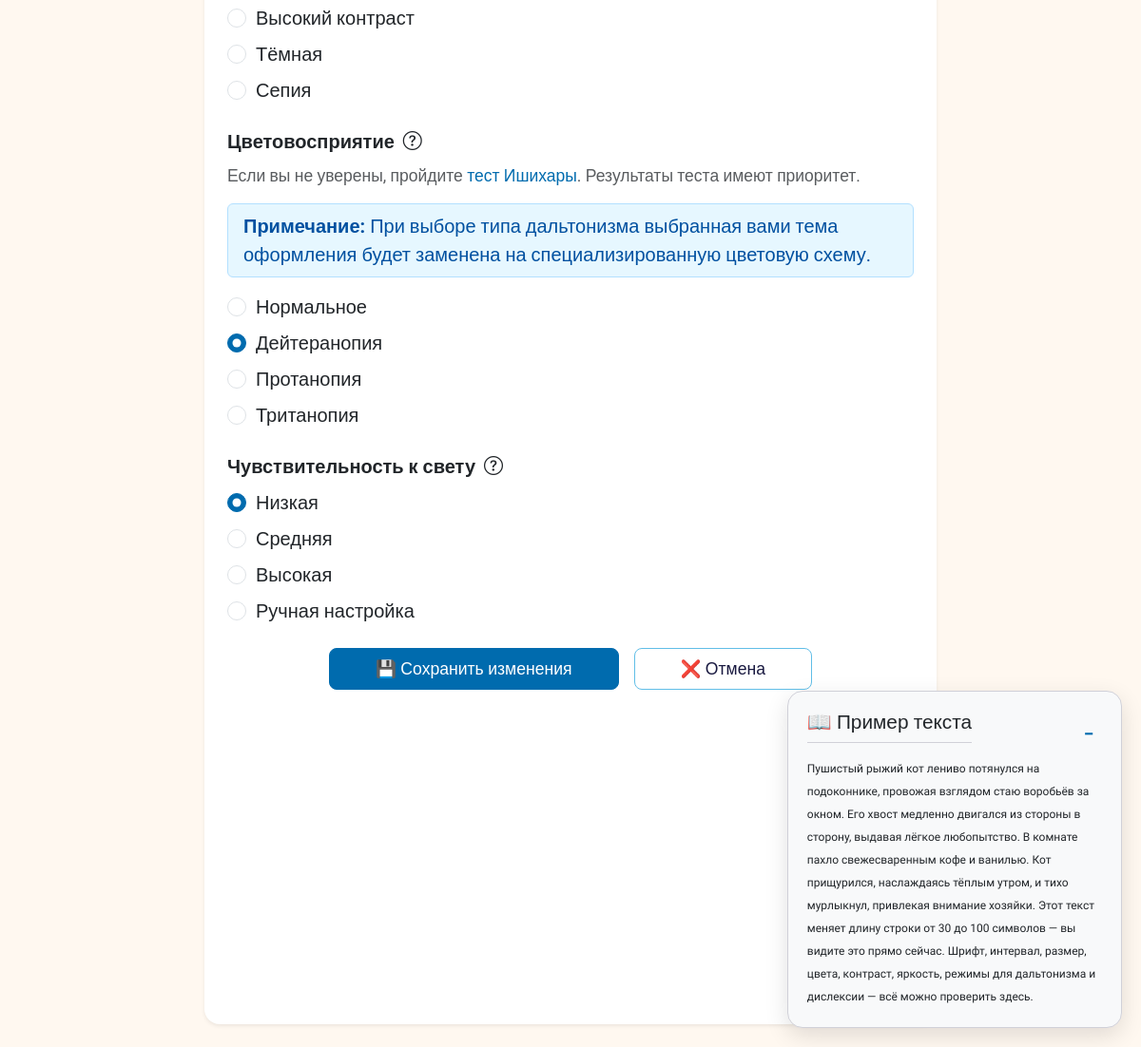
Page /profile/edit (signed in, lower part) on the earlier database version.
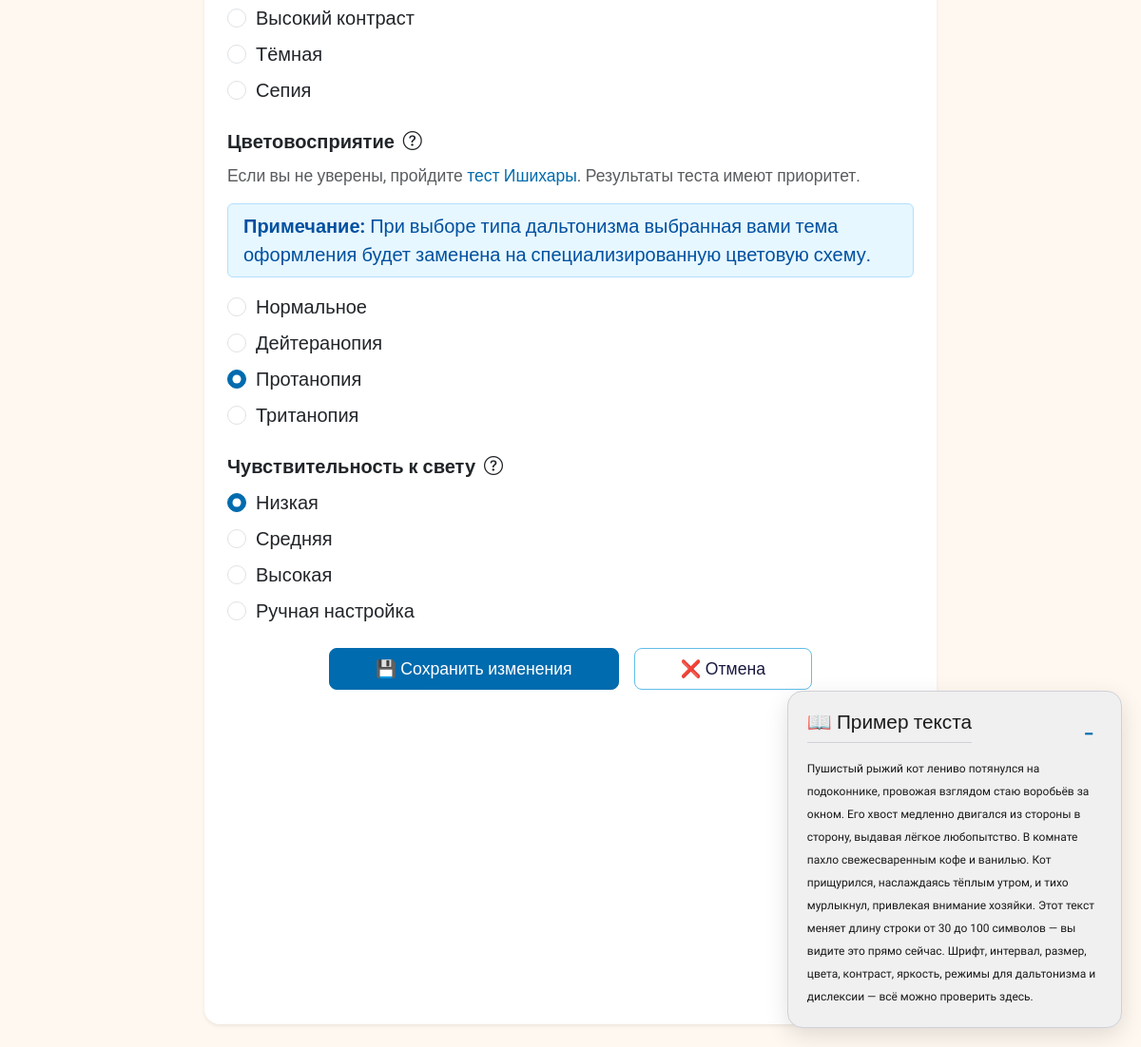
Same page on the later database version.
### app.py (models this page shows, shortened)
class User(db.Model):
    id = db.Column(db.Integer, primary_key=True)
    username = db.Column(db.String(80), unique=True, nullable=False, default='user1')
    password_hash = db.Column(db.String(200))
    contrast = db.Column(db.String(20))       # 'high', 'medium', 'low'
    color_vision = db.Column(db.String(20))   # 'normal', 'deutan', 'protan', 'tritan'
    font_pref = db.Column(db.String(20))      # 'small', 'medium', 'large'
    font_size_px = db.Column(db.Integer, default=16)
    theme_pref = db.Column(db.String(20))     # 'light', 'dark', 'sepia', 'high_contrast'
    line_height = db.Column(db.String(20), default='normal')      # 'normal' или 'large'
    color_blindness_type = db.Column(db.String(20), default='none')   # 'none', 'protanopia', 'deuteranopia', 'tritanopia'
    has_dyslexia = db.Column(db.Boolean, default=False)
    light_sensitivity_level = db.Column(db.String(20), default='low')   # 'low', 'medium', 'high'
    preferred_font = db.Column(db.String(50), default='Roboto')
    contrast_sensitivity = db.Column(db.Integer, default=50)
    brightness_preference = db.Column(db.Integer, default=50)
    preferred_line_width_ch = db.Column(db.Integer, default=66)
    ui_theme = db.Column(db.String(20), default='light')      # 'light', 'dark', 'mono'
    ui_font_size = db.Column(db.String(20), default='medium') # 'small', 'medium', 'large'
    created_at = db.Column(db.DateTime, default=datetime.utcnow)

### app.py (the view, shortened to what this page needs)
@app.route('/profile/edit', methods=['GET', 'POST'])
def edit_profile():
    if 'user_id' not in session:
        return redirect(url_for('login'))
    user = User.query.get(session['user_id'])
    if not user:
        return redirect(url_for('login'))
    return render_template('profile_edit.html', user=user)

### app.py (called while the page is built)
@app.context_processor
def inject_ui_settings():
    ui_theme = 'light'
    ui_font_size = 'medium'
    if 'user_id' in session:
        user = User.query.get(session['user_id'])
        if user:
            ui_theme = getattr(user, 'ui_theme', 'light')
            ui_font_size = getattr(user, 'ui_font_size', 'medium')
    return dict(ui_theme=ui_theme, ui_font_size=ui_font_size)

### templates/profile_edit.html (shortened to what the changed rows need)
{% extends "base.html" %}
{% block content %}
<div class="row justify-content-center">
    <div class="col-lg-10">
        <form method="POST" action="{{ url_for('edit_profile') }}">
            <div class="demo-fixed" id="demoPreview">
                <div class="header-wrapper">
                    <h4>📖 Пример текста</h4>
                    <button type="button" class="collapse-btn" id="collapseDemoBtn" aria-label="Свернуть">−</button>
                </div>
                <div class="demo-text" id="demoText">
                    Пушистый рыжий кот лениво потянулся на подоконнике, провожая взглядом стаю воробьёв за окном. Его хвост медленно двигался из стороны в сторону, выдавая лёгкое любопытство. В комнате пахло свежесваренным кофе и ванилью. Кот прищурился, наслаждаясь тёплым утром, и тихо мурлыкнул, привлекая внимание хозяйки. Этот текст меняет длину строки от 30 до 100 символов — вы видите это прямо сейчас. Шрифт, интервал, размер, цвета, контраст, яркость, режимы для дальтонизма и дислексии — всё можно проверить здесь.
                </div>
            </div>
            <div class="edit-content-wrapper">
                <div class="card border-0 shadow-sm rounded-4 mb-4">
                    <div class="card-body p-4">
                    <div class="mb-4">
                        <div>
                            <div class="form-check mb-2">
                                <input class="form-check-input" type="radio" name="theme" id="theme_high" value="high" {% if user.theme_pref == 'high' %}checked{% endif %}>
                                <label class="form-check-label" for="theme_high">Высокий контраст</label>
                            </div>
                            <div class="form-check mb-2">
                                <input class="form-check-input" type="radio" name="theme" id="theme_dark" value="dark" {% if user.theme_pref == 'dark' %}checked{% endif %}>
                                <label class="form-check-label" for="theme_dark">Тёмная</label>
                            </div>
                            <div class="form-check">
                                <input class="form-check-input" type="radio" name="theme" id="theme_sepia" value="sepia" {% if user.theme_pref == 'sepia' %}checked{% endif %}>
                                <label class="form-check-label" for="theme_sepia">Сепия</label>
                            </div>
                        </div>
                    </div>
                    <div class="mb-4">
                        <div>
                            <div class="form-check mb-2">
                                <input class="form-check-input" type="radio" name="color_vision" id="color_normal" value="normal" {% if user.color_vision == 'normal' %}checked{% endif %}>
                                <label class="form-check-label" for="color_normal">Нормальное</label>
                            </div>
                            <div class="form-check mb-2">
                                <input class="form-check-input" type="radio" name="color_vision" id="color_deutan" value="deutan" {% if user.color_vision == 'deutan' %}checked{% endif %}>
                                <label class="form-check-label" for="color_deutan">Дейтеранопия</label>
                            </div>
                            <div class="form-check mb-2">
                                <input class="form-check-input" type="radio" name="color_vision" id="color_protan" value="protan" {% if user.color_vision == 'protan' %}checked{% endif %}>
                                <label class="form-check-label" for="color_protan">Протанопия</label>
                            </div>
                            <div class="form-check">
                                <input class="form-check-input" type="radio" name="color_vision" id="color_tritan" value="tritan" {% if user.color_vision == 'tritan' %}checked{% endif %}>
                                <label class="form-check-label" for="color_tritan">Тританопия</label>
                            </div>
                        </div>
                    </div>
                    <div class="mb-4">
                        <div>
                            <div class="form-check mb-2">
                                <input class="form-check-input" type="radio" name="light_sensitivity_level" id="light_low" value="low" {% if user.light_sensitivity_level == 'low' %}checked{% endif %}>
                                <label class="form-check-label" for="light_low">Низкая</label>
                            </div>
                            <div class="form-check mb-2">
                                <input class="form-check-input" type="radio" name="light_sensitivity_level" id="light_medium" value="medium" {% if user.light_sensitivity_level == 'medium' %}checked{% endif %}>
                                <label class="form-check-label" for="light_medium">Средняя</label>
                            </div>
                            <div class="form-check mb-2">
                                <input class="form-check-input" type="radio" name="light_sensitivity_level" id="light_high" value="high" {% if user.light_sensitivity_level == 'high' %}checked{% endif %}>
                                <label class="form-check-label" for="light_high">Высокая</label>
                            </div>
                        </div>
                    </div>
            </div>
        </form>
    </div>
</div>
{% endblock %}

Differences in the rows shown:
changed User "☐ Высокий контраст": color_vision "☑ Дейтеранопия" → "☐ Дейтеранопия"; color_vision "☐ Протанопия" → "☑ Протанопия"
